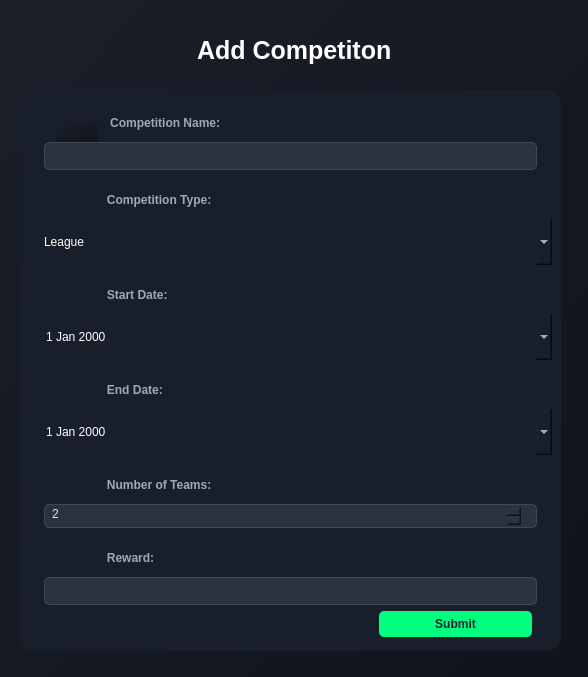
<?xml version="1.0" encoding="UTF-8"?>
<ui version="4.0">
 <class>AddCompetitionForm</class>
 <widget class="QWidget" name="AddCompetitionForm">
  <property name="geometry">
   <rect>
    <x>0</x>
    <y>0</y>
    <width>588</width>
    <height>677</height>
   </rect>
  </property>
  <property name="windowTitle">
   <string>Add New Competition</string>
  </property>
  <property name="styleSheet">
   <string notr="true">background: qlineargradient(x1:0, y1:0, x2:1, y2:1, stop:0 #1b1f2a, stop:1 #10131a);</string>
  </property>
  <widget class="QWidget" name="widget" native="true">
   <property name="geometry">
    <rect>
     <x>20</x>
     <y>90</y>
     <width>541</width>
     <height>561</height>
    </rect>
   </property>
   <property name="styleSheet">
    <string notr="true">background-color: rgb(25, 31, 42);
    color: #FFFFFF;
    font-family: 'Segoe UI', Arial, sans-serif;
    font-size: 12px;
    border-radius: 15px;
    padding: 15px;
    spacing: 2px;
</string>
   </property>
   <layout class="QVBoxLayout" name="verticalLayout_2">
    <item>
     <widget class="QWidget" name="widget" native="true">
      <layout class="QVBoxLayout" name="verticalLayout">
       <item>
        <widget class="QLabel" name="label_comp_name">
         <property name="styleSheet">
          <string notr="true">color: #A0A8B7;
font-weight: bold;
padding-bottom: 5px;background-color:transparent;</string>
         </property>
         <property name="text">
          <string>                   Competition Name:</string>
         </property>
        </widget>
       </item>
       <item>
        <widget class="QLineEdit" name="lineEdit_comp_name">
         <property name="styleSheet">
          <string notr="true">background-color: #2A3240; /* Darker blue-gray for input fields */
    border: 1px solid #3A4A5A; /* Subtle blue-gray border */
    border-radius: 5px;
    padding: 5px;
    color: #E0E6ED; /* Light gray text for readability */
    margin-left: 15px;
    margin-right: 15px;
</string>
         </property>
        </widget>
       </item>
       <item>
        <widget class="QLabel" name="label_comp_type">
         <property name="styleSheet">
          <string notr="true">color: #A0A8B7;
font-weight: bold;
padding-bottom: 5px;background-color:transparent;</string>
         </property>
         <property name="text">
          <string>                  Competition Type:</string>
         </property>
        </widget>
       </item>
       <item>
        <widget class="QComboBox" name="comboBox_comp_type">
         <property name="styleSheet">
          <string notr="true">background-color: #2A3240;
  border: 1px solid #3A4A5A;
    border-radius: 5px;
    padding: 5px;
    color: #E0E6ED;
    margin-left: 15px;
    margin-right: 15px;

comboBox_comp_type::drop-down {
    border-left: 1px solid #3A4A5A;
    width: 20px;
}
comboBox_comp_type::focus {
    border: 1px solid #00FF7F;
    background-color: #323A48;
}</string>
         </property>
         <item>
          <property name="text">
           <string>League</string>
          </property>
         </item>
         <item>
          <property name="text">
           <string>Tournament</string>
          </property>
         </item>
         <item>
          <property name="text">
           <string>Cup</string>
          </property>
         </item>
        </widget>
       </item>
       <item>
        <widget class="QLabel" name="label_start_date">
         <property name="styleSheet">
          <string notr="true">color: #A0A8B7;
font-weight: bold;
padding-bottom: 5px;background-color:transparent;</string>
         </property>
         <property name="text">
          <string>                  Start Date:</string>
         </property>
        </widget>
       </item>
       <item>
        <widget class="QDateEdit" name="dateEdit_start_date">
         <property name="styleSheet">
          <string notr="true">background-color: #2A3240;
  border: 1px solid #3A4A5A;
    border-radius: 5px;
    padding: 5px;
    color: #E0E6ED;
    margin-left: 15px;
    margin-right: 15px;

comboBox_comp_type::drop-down {
    border-left: 1px solid #3A4A5A;
    width: 20px;
}
comboBox_comp_type::focus {
    border: 1px solid #00FF7F;
    background-color: #323A48;
}</string>
         </property>
         <property name="calendarPopup">
          <bool>true</bool>
         </property>
        </widget>
       </item>
       <item>
        <widget class="QLabel" name="label_end_date">
         <property name="styleSheet">
          <string notr="true">color: #A0A8B7;
font-weight: bold;
padding-bottom: 5px;background-color:transparent;</string>
         </property>
         <property name="text">
          <string>                  End Date:</string>
         </property>
        </widget>
       </item>
       <item>
        <widget class="QDateEdit" name="dateEdit_end_date">
         <property name="styleSheet">
          <string notr="true">background-color: #2A3240;
  border: 1px solid #3A4A5A;
    border-radius: 5px;
    padding: 5px;
    color: #E0E6ED;
    margin-left: 15px;
    margin-right: 15px;

comboBox_comp_type::drop-down {
    border-left: 1px solid #3A4A5A;
    width: 20px;
}
comboBox_comp_type::focus {
    border: 1px solid #00FF7F;
    background-color: #323A48;
}</string>
         </property>
         <property name="calendarPopup">
          <bool>true</bool>
         </property>
        </widget>
       </item>
       <item>
        <widget class="QLabel" name="label_numbers_teams">
         <property name="styleSheet">
          <string notr="true">color: #A0A8B7;
font-weight: bold;
padding-bottom: 5px;background-color:transparent;</string>
         </property>
         <property name="text">
          <string>                  Number of Teams:</string>
         </property>
        </widget>
       </item>
       <item>
        <widget class="QSpinBox" name="spinBox_numbers_teams">
         <property name="styleSheet">
          <string notr="true">background-color: #2A3240; /* Darker blue-gray for input fields */
    border: 1px solid #3A4A5A; /* Subtle blue-gray border */
    border-radius: 5px;
    padding: 5px;
    color: #E0E6ED; /* Light gray text for readability */
    margin-left: 15px;
    margin-right: 15px;
    padding-top: 1px;
</string>
         </property>
         <property name="minimum">
          <number>2</number>
         </property>
         <property name="maximum">
          <number>100</number>
         </property>
        </widget>
       </item>
       <item>
        <widget class="QLabel" name="label_reward">
         <property name="styleSheet">
          <string notr="true">color: #A0A8B7;
font-weight: bold;
padding-bottom: 5px;background-color:transparent;</string>
         </property>
         <property name="text">
          <string>                  Reward:</string>
         </property>
        </widget>
       </item>
       <item>
        <widget class="QLineEdit" name="lineEdit_reward">
         <property name="styleSheet">
          <string notr="true">background-color: #2A3240; /* Darker blue-gray for input fields */
    border: 1px solid #3A4A5A; /* Subtle blue-gray border */
    border-radius: 5px;
    padding: 5px;
    color: #E0E6ED; /* Light gray text for readability */
    margin-left: 15px;
    margin-right: 15px;
</string>
         </property>
        </widget>
       </item>
       <item>
        <widget class="QPushButton" name="pushButton_submit">
         <property name="styleSheet">
          <string notr="true">background-color: #00FF7F; /* Green to match the accent */
    color: #1A2633; /* Dark blue text for contrast */
    font-size: 12px;
    font-weight: bold;
    border-radius: 5px;
    padding: 6px 12px;
    margin-left: 350px;
    margin-right: 20px;
    margin-bottom: 5px;</string>
         </property>
         <property name="text">
          <string>Submit</string>
         </property>
        </widget>
       </item>
      </layout>
     </widget>
    </item>
   </layout>
  </widget>
  <widget class="QLabel" name="label_4">
   <property name="geometry">
    <rect>
     <x>180</x>
     <y>30</y>
     <width>231</width>
     <height>41</height>
    </rect>
   </property>
   <property name="font">
    <font>
     <pointsize>-1</pointsize>
     <bold>true</bold>
    </font>
   </property>
   <property name="styleSheet">
    <string notr="true">/* Style for the Adjust Team title label */
QLabel#label_4 {
    background-color: transparent; /* Dark background matching the app */
    color: #FFFFFF; /* White text for contrast */
    font-size: 25px; /* Larger font for title emphasis */
    font-weight: bold; /* Bold for a strong title appearance */


    padding: 5px 10px; /* Padding for a balanced look */
}</string>
   </property>
   <property name="text">
    <string>Add Competiton</string>
   </property>
  </widget>
  <widget class="QLabel" name="label">
   <property name="geometry">
    <rect>
     <x>56</x>
     <y>123</y>
     <width>41</width>
     <height>19</height>
    </rect>
   </property>
   <property name="text">
    <string/>
   </property>
   <property name="pixmap">
    <pixmap resource="../images.qrc">:/compimg/compName.png</pixmap>
   </property>
   <property name="scaledContents">
    <bool>true</bool>
   </property>
  </widget>
  <widget class="QLabel" name="label_2">
   <property name="geometry">
    <rect>
     <x>60</x>
     <y>207</y>
     <width>20</width>
     <height>14</height>
    </rect>
   </property>
   <property name="styleSheet">
    <string notr="true">background-color: TRANSPARENT;</string>
   </property>
   <property name="text">
    <string/>
   </property>
   <property name="pixmap">
    <pixmap resource="../images.qrc">:/compimg/compType.png</pixmap>
   </property>
   <property name="scaledContents">
    <bool>true</bool>
   </property>
  </widget>
  <widget class="QLabel" name="label_3">
   <property name="geometry">
    <rect>
     <x>57</x>
     <y>286</y>
     <width>20</width>
     <height>20</height>
    </rect>
   </property>
   <property name="styleSheet">
    <string notr="true">background-color: TRANSPARENT;</string>
   </property>
   <property name="text">
    <string/>
   </property>
   <property name="pixmap">
    <pixmap resource="../images.qrc">:/compimg/StartDate.png</pixmap>
   </property>
   <property name="scaledContents">
    <bool>true</bool>
   </property>
  </widget>
  <widget class="QLabel" name="label_5">
   <property name="geometry">
    <rect>
     <x>53</x>
     <y>365</y>
     <width>30</width>
     <height>30</height>
    </rect>
   </property>
   <property name="styleSheet">
    <string notr="true">background-color: TRANSPARENT;</string>
   </property>
   <property name="text">
    <string/>
   </property>
   <property name="pixmap">
    <pixmap resource="../images.qrc">:/compimg/ExpDate.png</pixmap>
   </property>
   <property name="scaledContents">
    <bool>true</bool>
   </property>
  </widget>
  <widget class="QLabel" name="label_6">
   <property name="geometry">
    <rect>
     <x>60</x>
     <y>455</y>
     <width>20</width>
     <height>20</height>
    </rect>
   </property>
   <property name="styleSheet">
    <string notr="true">background-color: TRANSPARENT;</string>
   </property>
   <property name="text">
    <string/>
   </property>
   <property name="pixmap">
    <pixmap resource="../images.qrc">:/compimg/numbers.png</pixmap>
   </property>
   <property name="scaledContents">
    <bool>true</bool>
   </property>
  </widget>
  <widget class="QLabel" name="label_7">
   <property name="geometry">
    <rect>
     <x>60</x>
     <y>526</y>
     <width>20</width>
     <height>24</height>
    </rect>
   </property>
   <property name="styleSheet">
    <string notr="true">background-color: TRANSPARENT;</string>
   </property>
   <property name="text">
    <string/>
   </property>
   <property name="pixmap">
    <pixmap resource="../images.qrc">:/compimg/reward.png</pixmap>
   </property>
   <property name="scaledContents">
    <bool>true</bool>
   </property>
  </widget>
 </widget>
 <resources>
  <include location="../images.qrc"/>
 </resources>
 <connections/>
</ui>
